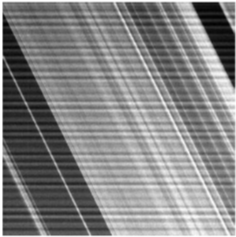
%> input picture Project-3/Saturn.bmp, 236 x 237 px
$ octave task4.m   (GNU Octave 9; MATLAB toolbox functions it lacks are replaced by stand-ins)
%> lines starting %> are read from the running program, lines starting %| are printed output that depends on the picture; in (x1, y1, x2, y2) boxes, pixels count from 0 and x2, y2 are one past the last pixel; in counts of white or black regions, pixels touching at a corner belong together; the program's own positions count from 1
### Project-3/myDFT2.m
function F = myDFT2(I)
[M,N,dim]=size(I);
m = 0:M-1;
n = 0:N-1;
p = 0:M-1;
k = 0:N-1;
WN_r=exp(-1i*2*pi/N);
WN_c=exp(-1i*2*pi/M);
nk_r=n'*k;
mp_c=m'*p;
WNnk_r=WN_r.^nk_r;
WNmp_c=WN_c.^mp_c;
F = zeros([M,N,dim]);
for i=1:M
    for k=1:dim
        F(i,:,k) = I(i,:,k)*WNnk_r;
    end
end
for j=1:N
    for k=1:dim
        F(:,j,k) = WNmp_c*F(:,j,k);
    end
end

### Project-3/myIDFT2.m
function F = myIDFT2(I)
[M,N,dim]=size(I);
m = 0:M-1;
n = 0:N-1;
p = 0:M-1;
k = 0:N-1;
WN_r=exp(-1i*2*pi/N);
WN_c=exp(-1i*2*pi/M);
nk_r=n'*k;
mp_c=m'*p;
WNnk_r=WN_r.^-nk_r;
WNmp_c=WN_c.^-mp_c;
F = zeros([M,N,dim]);
for i=1:M
    for k=1:dim
        F(i,:,k) = I(i,:,k)*WNnk_r/N;
    end
end
for j=1:N
    for k=1:dim
        F(:,j,k) = WNmp_c*F(:,j,k)/M;
    end
end

### Project-3/task4.m
close all;clc;clear
pic1 =imread('Saturn.bmp'); %load the image
%> pic1 is the input picture: size 237x236x3 uint8; min 2, max 255, mean 132.1
figure;
imshow(pic1);  %display the origin picture
I=im2double(pic1);  %convert the uint8 to double(normalized)
[m,n,dim]=size(I);
%> m = 237; n = 236; dim = 3
I_f=myDFT2(I);
H = zeros([m,n])+1;
H(:,1)=0;
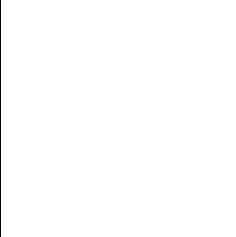
%> H: size 237x236 double; values 0 (black) and 1 (white), 99.6% white; black in thin lines or dots, all inside (x1, y1, x2, y2) = (0, 0, 1, 237)
H(:,n)=0;
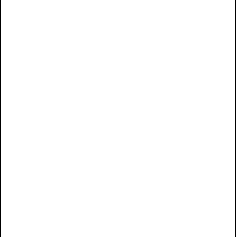
%> H: size 237x236 double; values 0 (black) and 1 (white), 99.2% white; black in thin lines or dots
H(1:10,:)=1;
H(m-9:m,:)=1;
H = fftshift(H);
imshow(H);

IF = H.*I_f;
I_o = myIDFT2(IF);
figure;
imshow(real(I_o));
imwrite(real(I_o),'5.bmp','bmp');

$ run again, with Project-3/2.bmp copied over Project-3/Saturn.bmp
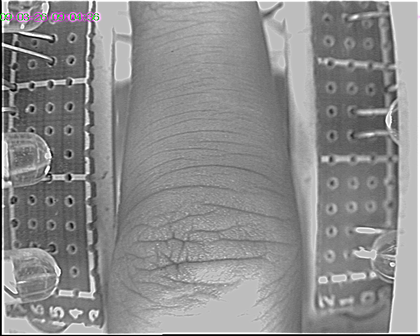
%> input picture Project-3/2.bmp, 420 x 336 px, shrunk from 720 x 576 before the run
%> pic1 is the input picture: size 336x420x3 uint8; mean R, G, B 140.2, 140, 140.2
%> `H(:,1)=0;`:
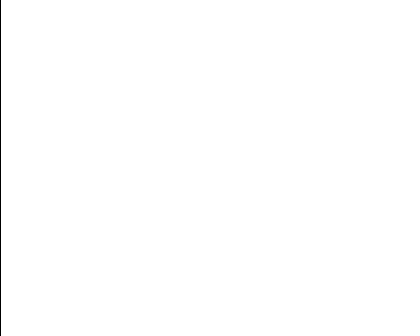
%> H: size 336x420 double; values 0 (black) and 1 (white), 99.8% white; black in thin lines or dots, all inside (x1, y1, x2, y2) = (0, 0, 1, 336)
%> `H(:,n)=0;`:
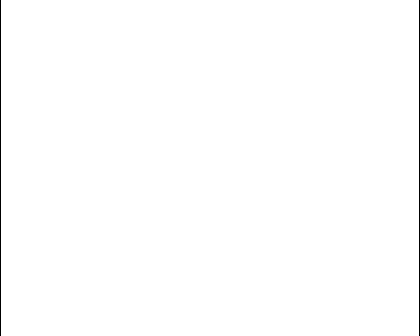
%> H: size 336x420 double; values 0 (black) and 1 (white), 99.5% white; black in thin lines or dots
